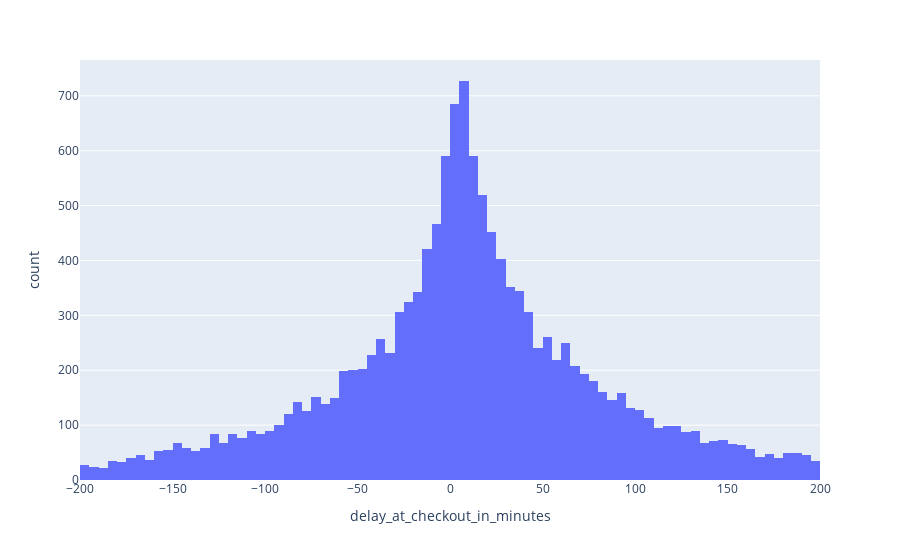

This figure's notebook cell:
### Code cell
fig = px.histogram(df, x="delay_at_checkout_in_minutes", nbins=100)
fig.update_traces(xbins=dict( # bins used for histogram
        start=-200.0,
        end=200.0,
        size=5
    ))
fig.show()

### Figure 1 — Plotly figure (JSON) as saved in the notebook; plotly's stock layout.template omitted (floating-point values rounded to 4 significant figures; data arrays with more than 128 entries replaced by an {"elided": "..."} marker saying what was removed)
{"data": [{"bingroup": "x", "hovertemplate": "delay_at_checkout_in_minutes=%{x}<br>count=%{y}<extra></extra>", "legendgroup": "", "marker": {"color": "#636efa", "pattern": {"shape": ""}}, "name": "", "nbinsx": 100, "orientation": "v", "showlegend": false, "type": "histogram", "x": {"elided": "21310 float values"}, "xaxis": "x", "xbins": {"end": 200, "size": 5, "start": -200}, "yaxis": "y"}], "layout": {"barmode": "relative", "legend": {"tracegroupgap": 0}, "margin": {"t": 60}, "xaxis": {"anchor": "y", "domain": [0, 1], "title": {"text": "delay_at_checkout_in_minutes"}}, "yaxis": {"anchor": "x", "domain": [0, 1], "title": {"text": "count"}}}}
